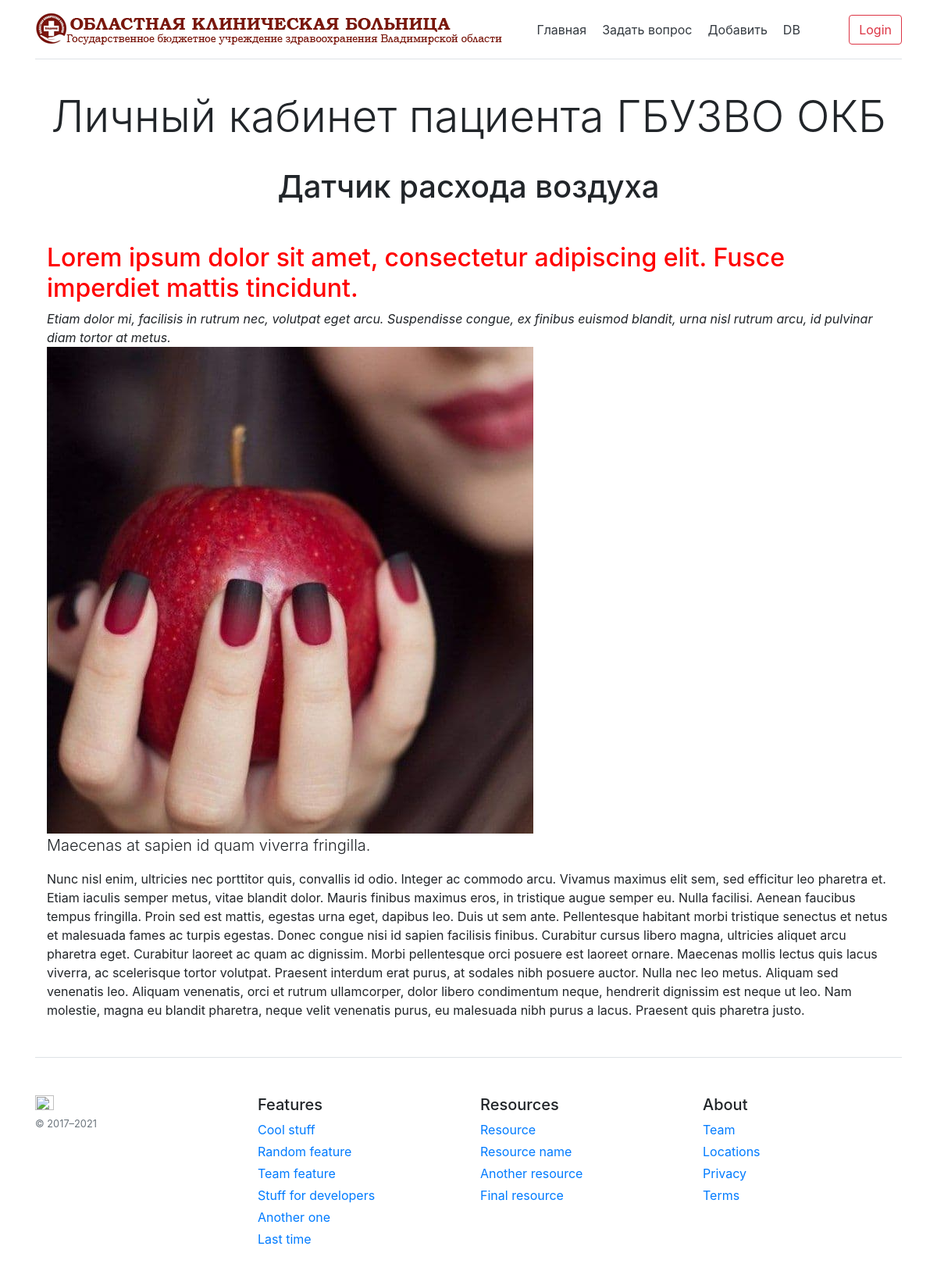
Screenshot of /post/first-article with the database file from the repository.
### tables this page shows
CREATE TABLE posts (
    id integer PRIMARY KEY AUTOINCREMENT,
    title text NOT NULL,
    text text NOT NULL,
    url text NOT NULL,
    time integer NOT NULL
);

### app.py (the view)
@app.route("/post/<alias>")
def showPost(alias):
    title, post = dbase.getPost(alias)
    if not title:
        abort(404)
    return render_template('post.html', menu=dbase.getMenu(), title=title, post=post)

### FDataBase.py (called while the page is built)
    def getMenu(self):
        sql = ''' SELECT * FROM mainmenu '''
        try:
            self.__cur.execute(sql)
            res = self.__cur.fetchall()
            if res: return res
        except:
            print('Ошибка чтения из БД')
        return []

    def getPost(self, alias):
        try:
            self.__cur.execute(f"SELECT title, text FROM posts WHERE url LIKE '{alias}' LIMIT 1")
            res = self.__cur.fetchone()
            if res:
                return res
        except sqlite3.Error as e:
            print("Ошибка получения статьи из БД " +  str(e))
        return (False, False)

### app.py (called while the page is built)
def connect_db():
    conn = sqlite3.connect(app.config['DATABASE'])
    conn.row_factory = sqlite3.Row
    return conn

def get_db():
    if not hasattr(g, 'link_db'):
        g.link_db = connect_db()
    print('True connection!')
    return g.link_db

@app.before_request
def before_request():
    global dbase
    db_lite = get_db()
    dbase = FDataBase(db_lite)

### templates/post.html (shortened to what this page needs)
{% extends 'base.html' %}
{% block body %}
<div class="container">
  <h1 class="mb-5 text-center">{{ title}}</h1>
	{{ post | safe}}
</div>
{% endblock %}

### rows the page displays
posts: title "Датчик расхода воздуха", text "Lorem ipsum dolor sit amet, consectetur adipiscing elit. Fusce imperdiet mattis tincidunt. Etiam dolor mi, facilisis in rutrum nec, volutpat eget arcu. Suspendisse congue, ex finibus euismod blandit, urna nisl rutrum arcu, id pulvinar diam tortor at metus. Maecenas at sapien id quam viverra fringilla. Nunc nisl enim, ultricies nec porttitor quis, convallis id odio. Integer ac commodo arcu. Vivamus maximus elit sem, sed efficitur leo pharetra et. Etiam iaculis semper metus, vitae blandit dolor. Mauris finibus maximus eros, in tristique augue semper eu. Nulla facilisi. Aenean faucibus tempus fringilla. Proin sed est mattis, egestas urna eget, dapibus leo. Duis ut sem ante. Pellentesque…", text (picture)
